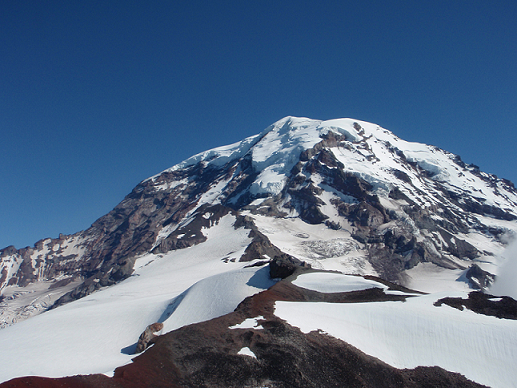
#> input picture spring_2023/computer vision/hw1/Rainier1.png, 517 x 388 px
$ jupyter execute color.ipynb
#> lines starting #> are read from the running program, lines starting #| are printed output that depends on the picture; after the words box and inside, x2 and y2 are one past the last pixel; in counts of white or black regions, pixels touching at a corner belong together
#> further down, img is the input picture: shape (388, 517, 4); mean R, G, B, A 88.8, 109.3, 135.7, 255
[cell 1]
import numpy as np
import skimage.io as io
import skimage.color as color
from skimage import transform
import os, sys

#print numpy array without scientific notation
np.set_printoptions(suppress=True)

[cell 2]
def rgb_to_hsv(img_rgb):
    #normalize if rgb still in [0,255]
    if img_rgb.dtype == np.uint8 or img_rgb.dtype == np.uint16:
        img_rgb = np.array(img_rgb, dtype=float) / 255.

    #init img_hsv matrix
    img_hsv = np.empty_like(img_rgb)

    #calculate the Value matrix
    #V = img_rgb.max(-1) #alternative way
    V = np.max(img_rgb, axis =2)

    #calculate the Chroma matrix, also called delta in some resource
    #delta = img_rgb.ptp(-1) #alternative way
    C = V - np.min(img_rgb, axis=2)

    #calculate the Saturation matrix
    #noticed that: S = C/V. If V=0, then S=0
    #S = np.divide(C,V, out=np.zeros_like(C), where=V!=0)
    Ignore_divided_0 = np.seterr(invalid='ignore')
    S = C / V
    S[C == 0.] = 0.
#> S: shape (388, 517) float64; min 0, max 1, mean 0.403

    # Calculate the Hue Matrix
    # we will store the H' in img_hsv[idx, 0] temporarily
    # red is max
    idx = (img_rgb[..., 0] == V)
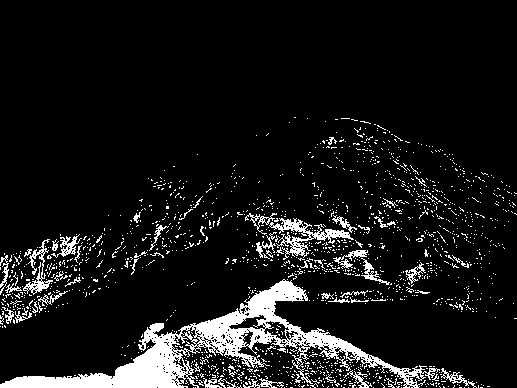
#> idx: shape (388, 517) bool; 9.3% white; 1578 white regions (1520 under 20 px), largest, box (x1, y1, x2, y2) and area: (0, 279, 440, 388) 9780, (269, 218, 354, 260) 962, (23, 239, 53, 295) 438
    img_hsv[idx, 0] = ((img_rgb[idx, 1] - img_rgb[idx, 2]) / C[idx]) % 6
#> img_hsv: shape (388, 517, 3) float64; 0.07% of the values are NaN or infinite; the others: min 0, max 5.98, mean 0.102

    # green is max
    idx = (img_rgb[..., 1] == V)
#> idx: shape (388, 517) bool; 3.4% white in thin lines or dots, all inside (x1, y1, x2, y2) = (0, 117, 517, 388)
    img_hsv[idx, 0] = 2. + (img_rgb[idx, 2] - img_rgb[idx, 0]) / C[idx]
#> img_hsv: shape (388, 517, 3) float64; 0.07% of the values are NaN or infinite; the others: min 0, max 5.98, mean 0.125

    # blue is max
    idx = (img_rgb[..., 2] == V)
#> idx: shape (388, 517) bool; 89.8% white; 2009 black regions (1945 under 20 px), largest, box (x1, y1, x2, y2) and area: (0, 267, 426, 388) 9712, (245, 213, 362, 260) 1575, (5, 239, 68, 294) 579
    img_hsv[idx, 0] = 4. + (img_rgb[idx, 0] - img_rgb[idx, 1]) / C[idx]
#> img_hsv: shape (388, 517, 3) float64; 0.07% of the values are NaN or infinite; the others: min 0, max 5.98, mean 1.19

    #H = (img_hsv[..., 0] / 6.) % 1. #this is if we want to normalize H to be in [0,1]
    H = img_hsv[..., 0]*60. #this is for H in [0,360] degree
    # if C = 0
    H[C == 0.] = 0.
#> H: shape (388, 517) float64; min 0, max 358.5, mean 213.7

    np.seterr(**Ignore_divided_0)

    #combine all HSV components
    img_hsv[..., 0] = H
    img_hsv[..., 1] = S
    img_hsv[..., 2] = V

    # set all nan to 0
    img_hsv[np.isnan(img_hsv)] = 0

    return img_hsv

[cell 3]
def hsv_to_rgb(img_hsv):
    #init img_rgb matrix
    img_rgb = np.empty_like(img_hsv)

    # generate 3 separated matrix for H, S, V
    H = img_hsv[..., 0]
    S = img_hsv[..., 1]
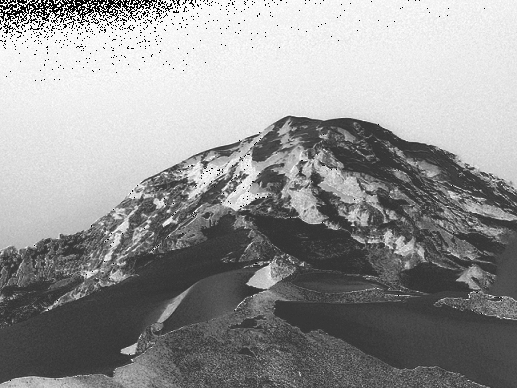
#> S: shape (388, 517) float64; min 0, max 0.998, mean 0.588
    V = img_hsv[..., 2]
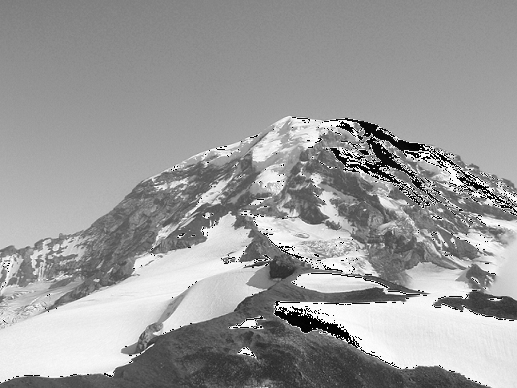
#> V: shape (388, 517) float64; min 0.00196, max 0.998, mean 0.61

    # Calcualte Chroma matrix
    C = V*S
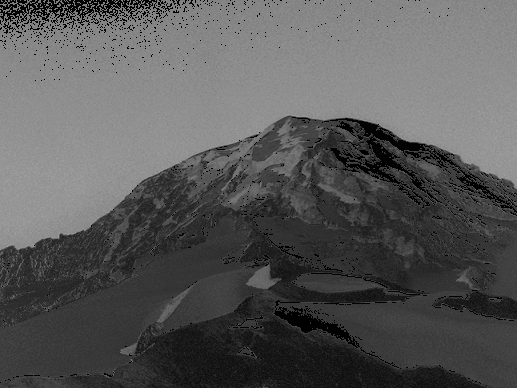
#> C: shape (388, 517) float64; min 0, max 0.649, mean 0.346

    # H' matrix
    H_prime = H/60

    # X matrix
    X = C * (1- abs(H_prime%2 - 1))
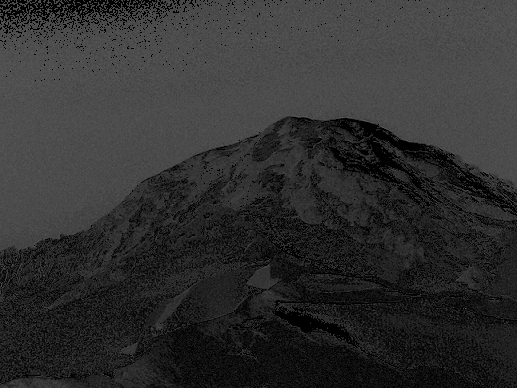
#> X: shape (388, 517) float64; min 0, max 0.404, mean 0.189

    # convert H' to the condition, that is used to calculate R', G', B' later
    H_prime = H_prime.astype(int) % 6
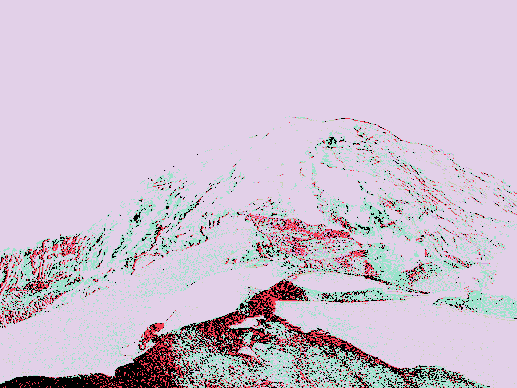
#> H_prime: shape (388, 517) int64; 6 distinct labels, from 0 to 5; one colour per label, 0 black

    # m matrix
    m = V - C
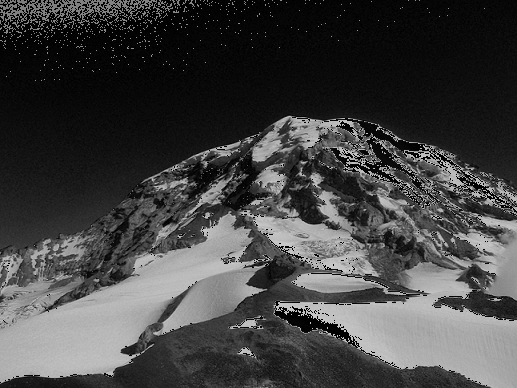
#> m: shape (388, 517) float64; min 0.000946, max 0.795, mean 0.264

    #calculate R',G',B' according to the condition of H', then add m[idx] to get RGB (see class notes)
    idx = H_prime[...] == 0
#> idx: shape (388, 517) bool; 5.3% white in thin lines or dots, all inside (x1, y1, x2, y2) = (0, 118, 517, 388)
    img_rgb[idx, 0] = C[idx] + m[idx]
    img_rgb[idx, 1] = X[idx] + m[idx]
#> img_rgb: shape (388, 517, 3) float64; mean of channels 0, 1, 2 253, 0.6, 0.5
    img_rgb[idx, 2] = m[idx]
#> img_rgb: shape (388, 517, 3) float64; mean of channels 0, 1, 2 253, 0.6, 0.5

    idx = H_prime[...] == 1
    img_rgb[idx, 0] = X[idx] + m[idx]
#> img_rgb: shape (388, 517, 3) float64; mean of channels 0, 1, 2 250.2, 0.6, 0.5
    img_rgb[idx, 1] = C[idx] + m[idx]
#> img_rgb: shape (388, 517, 3) float64; mean of channels 0, 1, 2 250.2, 0.6, 0.5
    img_rgb[idx, 2] = m[idx]
#> img_rgb: shape (388, 517, 3) float64; mean of channels 0, 1, 2 250.2, 0.6, 0.5

    idx = H_prime[...] == 2
#> idx: shape (388, 517) bool; 1% white in thin lines or dots, all inside (x1, y1, x2, y2) = (1, 117, 517, 388)
    img_rgb[idx, 0] = m[idx]
#> img_rgb: shape (388, 517, 3) float64; mean of channels 0, 1, 2 248.9, 0.6, 0.5
    img_rgb[idx, 1] = C[idx] + m[idx]
#> img_rgb: shape (388, 517, 3) float64; mean of channels 0, 1, 2 248.9, 0.6, 0.5
    img_rgb[idx, 2] = X[idx] + m[idx]
#> img_rgb: shape (388, 517, 3) float64; mean of channels 0, 1, 2 248.9, 0.6, 0.5

    idx = H_prime[...] == 3
    img_rgb[idx, 0] = m[idx]
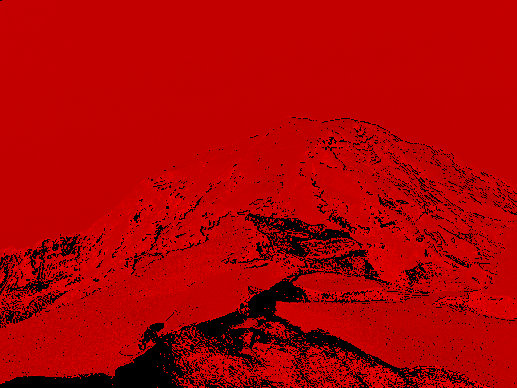
#> img_rgb: shape (388, 517, 3) float64; mean of channels 0, 1, 2 246.2, 0.6, 0.5; drawn with min black and max white
    img_rgb[idx, 1] = X[idx] + m[idx]
#> img_rgb: shape (388, 517, 3) float64; 1.27% of pixels changed, all inside (x1, y1, x2, y2) = (0, 117, 517, 388)
    img_rgb[idx, 2] = C[idx] + m[idx]
#> img_rgb: shape (388, 517, 3) float64; mean of channels 0, 1, 2 246.2, 0.6, 0.5

    idx = H_prime[...] == 4
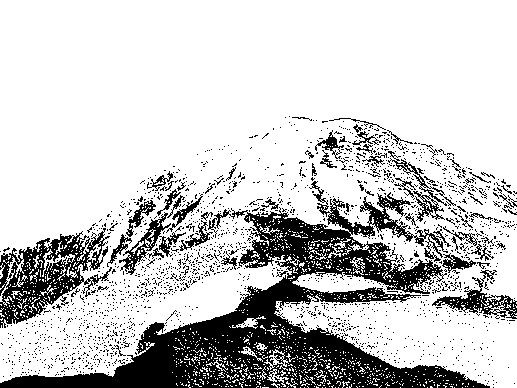
#> idx: shape (388, 517) bool; 78.9% white; 1947 black regions (1888 under 20 px), largest, box (x1, y1, x2, y2) and area: (0, 181, 490, 388) 26858, (0, 228, 112, 328) 4481, (432, 270, 517, 319) 1110
    img_rgb[idx, 0] = X[idx] + m[idx]
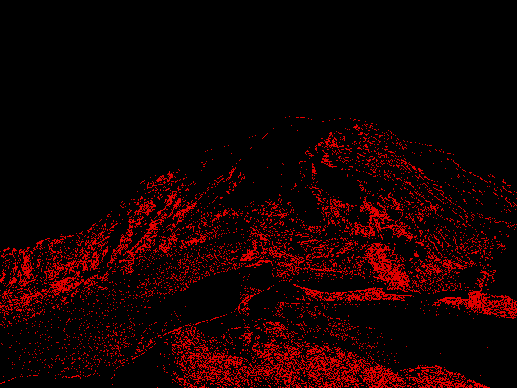
#> img_rgb: shape (388, 517, 3) float64; mean of channels 0, 1, 2 31.8, 0.6, 0.5; drawn with min black and max white
    img_rgb[idx, 1] = m[idx]
    img_rgb[idx, 2] = C[idx] + m[idx]

    idx = H_prime[...] == 5
    img_rgb[idx, 0] = C[idx] + m[idx]
    img_rgb[idx, 1] = m[idx]
    img_rgb[idx, 2] = X[idx] + m[idx]

    return img_rgb

[cell 4]
def modify_img(img, h, s, v):
    img_hsv = rgb_to_hsv(img)
    img_hsv[..., 0] = (img_hsv[..., 0] + h) % 360
    img_hsv[..., 1] = (img_hsv[..., 1] + s) % 1
    img_hsv[..., 2] = (img_hsv[..., 2] + v) % 1

    img_rgb = hsv_to_rgb(img_hsv)
    return img_rgb

[cell 5]
img = io.imread("Rainier1.png")
#Convert to RGB from RGBA (if applicable)
if img.ndim == 3 and img.shape[2] == 4:
    img = color.rgba2rgb(img)
io.imshow(img)
